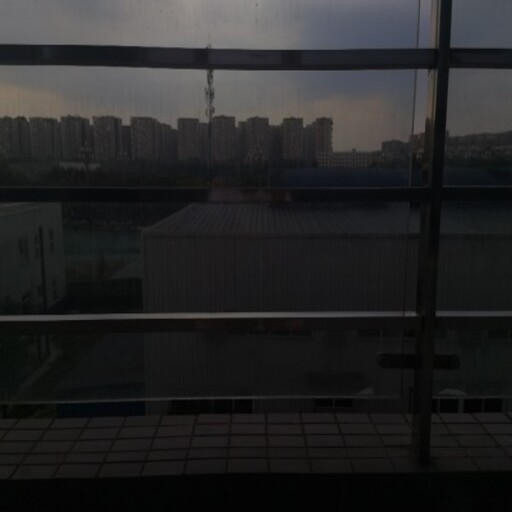
%> input picture C-E-R_decomposition_LLIE/dataset/D12.jpg, 512 x 512 px
$ octave --eval "result = wassersteinOT('dataset/D12.jpg');"   (GNU Octave 9; MATLAB toolbox functions it lacks are replaced by stand-ins)
%> lines starting %> are read from the running program, lines starting %| are printed output that depends on the picture
function [I_W2,Y_W2,W2,W2_squared] = wassersteinOT(inputImage)
%> called with inputImage = 'dataset/D12.jpg'

I_rgb = im2double(imread(inputImage));

if size(I_rgb,3) == 1
    I_rgb = repmat(I_rgb,[1 1 3]);
end

I_rgb = min(max(I_rgb,0),1);

%%  RGB -> LUMINANCE

Y = rgb2gray(I_rgb);
Y = im2double(Y);
Y = min(max(Y,0),1);

%%  ADAPTIVE TARGET

muY  = mean(Y(:));
%> muY = 0.148
stdY = std(Y(:));
%> stdY = 0.133

targetLocation =  0.50 + 0.15*(0.35 - muY);
%> targetLocation = 0.53

targetLocation =  min(max(targetLocation,0.45),0.65);

targetScale = max(stdY,0.18);
%> targetScale = 0.18

%% TRUNCATED NORMAL TARGET

mu    = targetLocation;
%> mu = 0.53
sigma = targetScale;
%> sigma = 0.18

alpha = (0-mu)/sigma;
%> alpha = -2.95
beta  = (1-mu)/sigma;
%> beta = 2.61

PhiAlpha = 0.5*(1+erf(alpha/sqrt(2)));
%> PhiAlpha = 0.00161

PhiBeta = 0.5*(1+erf(beta/sqrt(2)));
%> PhiBeta = 0.995

%%  SOURCE EMPIRICAL DISTRIBUTION

source = Y(:);
N = numel(source);
%> N = 262144

sourceSorted = sort(source);

q = ((1:N)'-0.5)/N;

%%  TARGET QUANTILES

targetProbability =  PhiAlpha + q*(PhiBeta-PhiAlpha);

targetProbability =  min(max(targetProbability,eps),1-eps);

targetQuantile = mu + sigma*sqrt(2)* erfinv(2*targetProbability-1);

targetQuantile = min(max(targetQuantile,0),1);

%% WASSERSTEIN-2 DISTANCE

quantileDifference = sourceSorted - targetQuantile;

W2_squared = mean(quantileDifference.^2);
%> W2_squared = 0.152

W2 = sqrt(W2_squared);
%> W2 = 0.39

%%  OPTIMAL TRANSPORT MAPPING

[~,sourceIndex] = sort(source);

Y_W2_vector = zeros(N,1);

Y_W2_vector(sourceIndex) = targetQuantile;

Y_W2 = reshape(Y_W2_vector,size(Y));
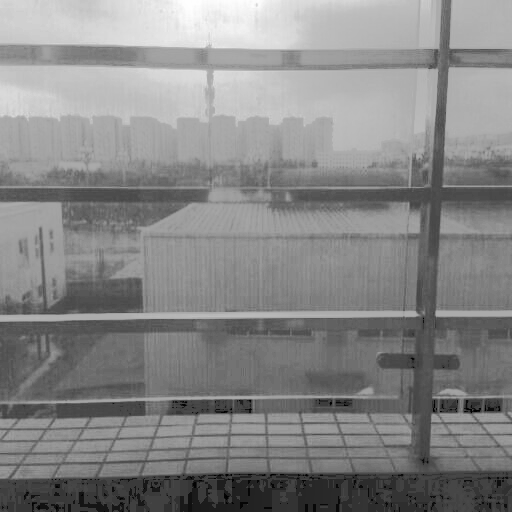
%> Y_W2: size 512x512 double; min 6.55e-05, max 1, mean 0.529

%%  RGB RECONSTRUCTION

R = I_rgb(:,:,1);
G = I_rgb(:,:,2);
B = I_rgb(:,:,3);

epsilon = 1e-6;

gain = Y_W2 ./ max(Y,epsilon);

% Limit amplification in extremely dark pixels
gain = min(gain,4);
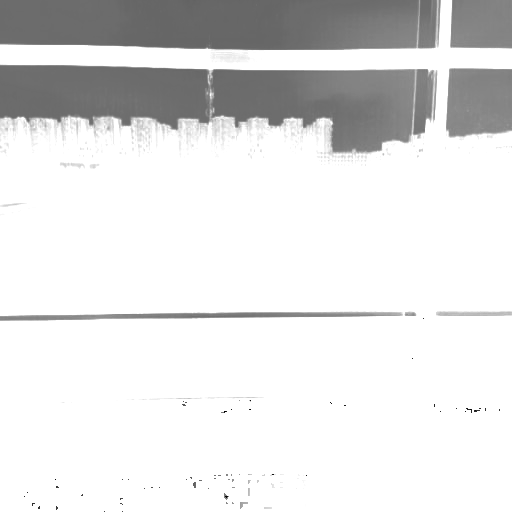
%> gain: size 512x512 double; min 0.303, max 4, mean 3.57; drawn with min black and max white

R_W2 = R .* gain;
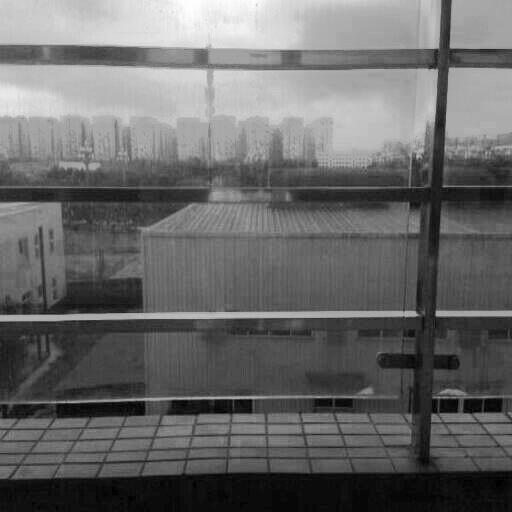
%> R_W2: size 512x512 double; min 0, max 1.03, mean 0.424; drawn with min black and max white
G_W2 = G .* gain;
B_W2 = B .* gain;
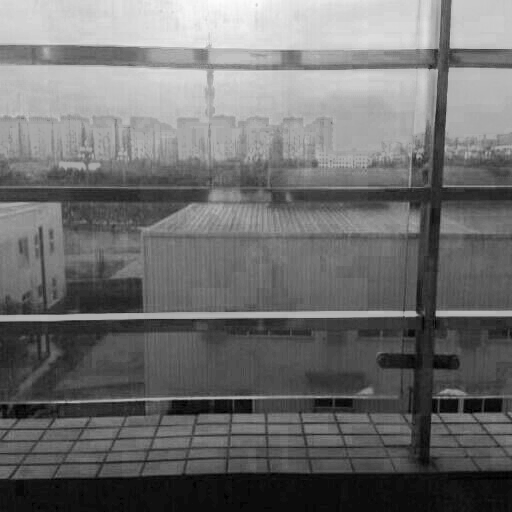
%> B_W2: size 512x512 double; min 0, max 0.992, mean 0.435

I_W2 = cat(3,R_W2,G_W2,B_W2);
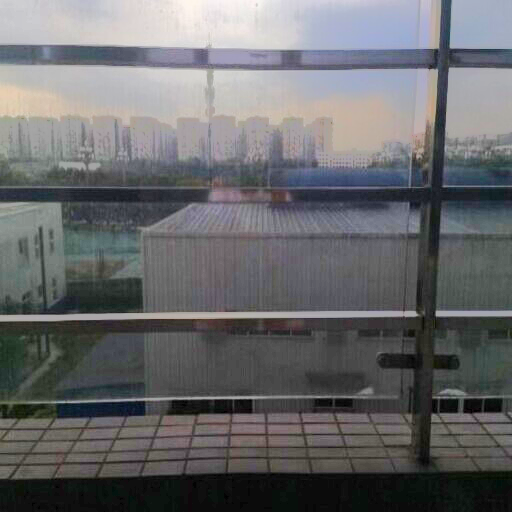
%> I_W2: size 512x512x3 double; mean R, G, B 0.424, 0.427, 0.435; drawn with min black and max white

I_W2 = min(max(I_W2,0),1);
end

$ run again, on C-E-R_decomposition_LLIE/dataset/D13.jpg
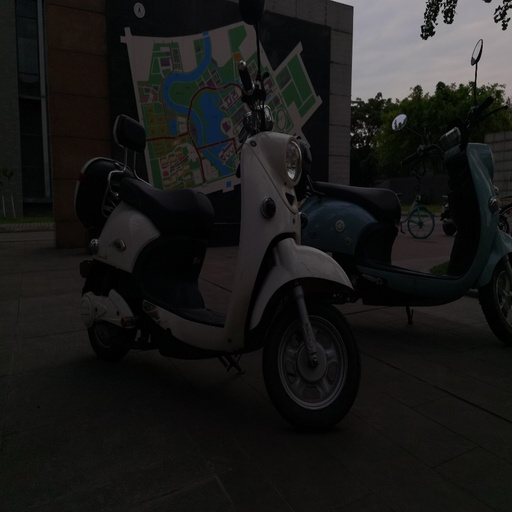
%> input picture C-E-R_decomposition_LLIE/dataset/D13.jpg, 512 x 512 px
%> muY = 0.103
%> stdY = 0.129
%> targetLocation = 0.537
%> targetScale = 0.18
%> mu = 0.537
%> sigma = 0.18
%> alpha = -2.98
%> beta = 2.57
%> PhiAlpha = 0.00142
%> PhiBeta = 0.995
%> W2_squared = 0.2
%> W2 = 0.447
%> in wassersteinOT, `gain = min(gain,4);`:
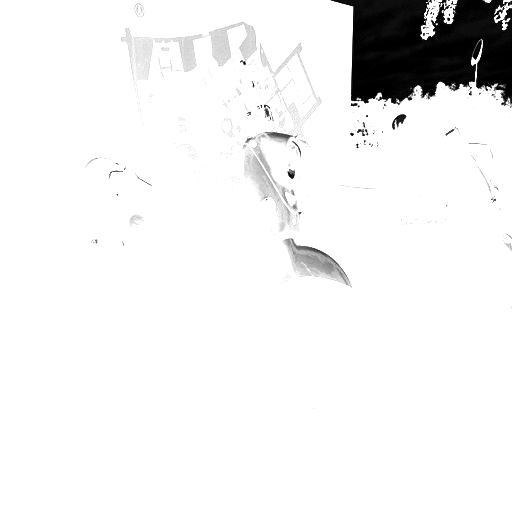
%> gain: size 512x512 double; min 1.41, max 4, mean 3.85; drawn with min black and max white
%> in wassersteinOT, `I_W2 = cat(3,R_W2,G_W2,B_W2);`:
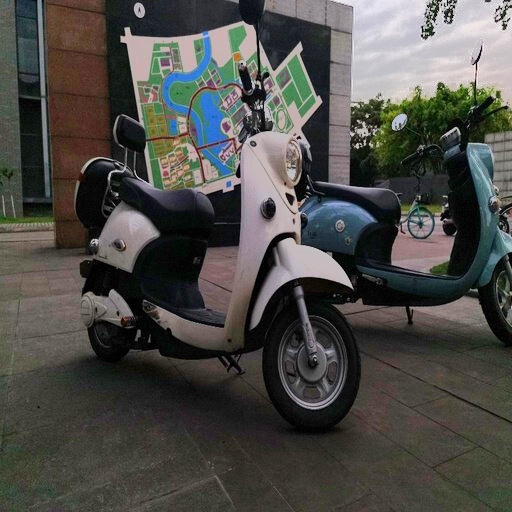
%> I_W2: size 512x512x3 double; mean R, G, B 0.33, 0.327, 0.31; drawn with min black and max white

$ run again, on C-E-R_decomposition_LLIE/dataset/D14.jpg
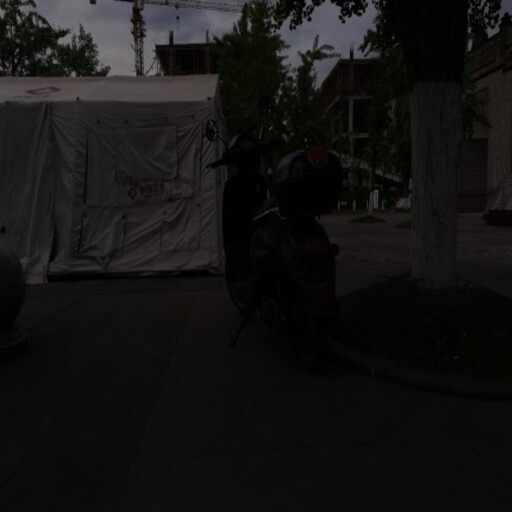
%> input picture C-E-R_decomposition_LLIE/dataset/D14.jpg, 512 x 512 px
%> muY = 0.0798
%> stdY = 0.0877
%> targetLocation = 0.541
%> targetScale = 0.18
%> mu = 0.541
%> sigma = 0.18
%> alpha = -3
%> beta = 2.55
%> PhiAlpha = 0.00134
%> PhiBeta = 0.995
%> W2_squared = 0.224
%> W2 = 0.473
%> in wassersteinOT, `gain = min(gain,4);`:
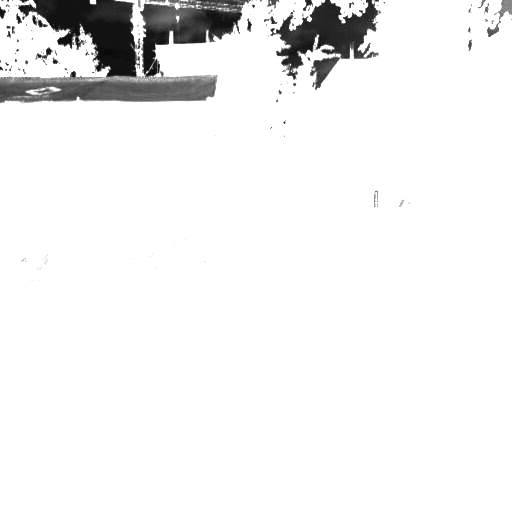
%> gain: size 512x512 double; min 2.02, max 4, mean 3.89; drawn with min black and max white
%> in wassersteinOT, `I_W2 = cat(3,R_W2,G_W2,B_W2);`:
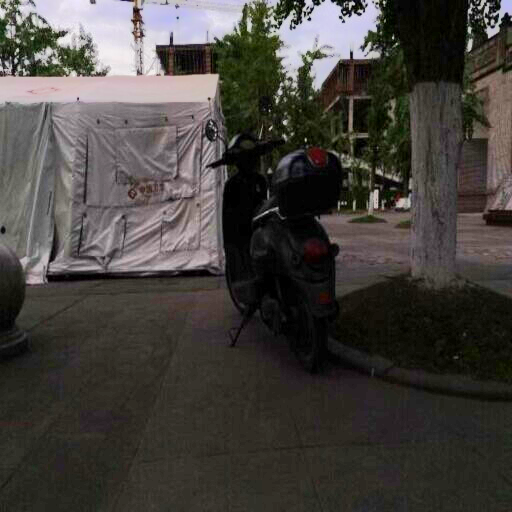
%> I_W2: size 512x512x3 double; mean R, G, B 0.292, 0.277, 0.26; drawn with min black and max white
